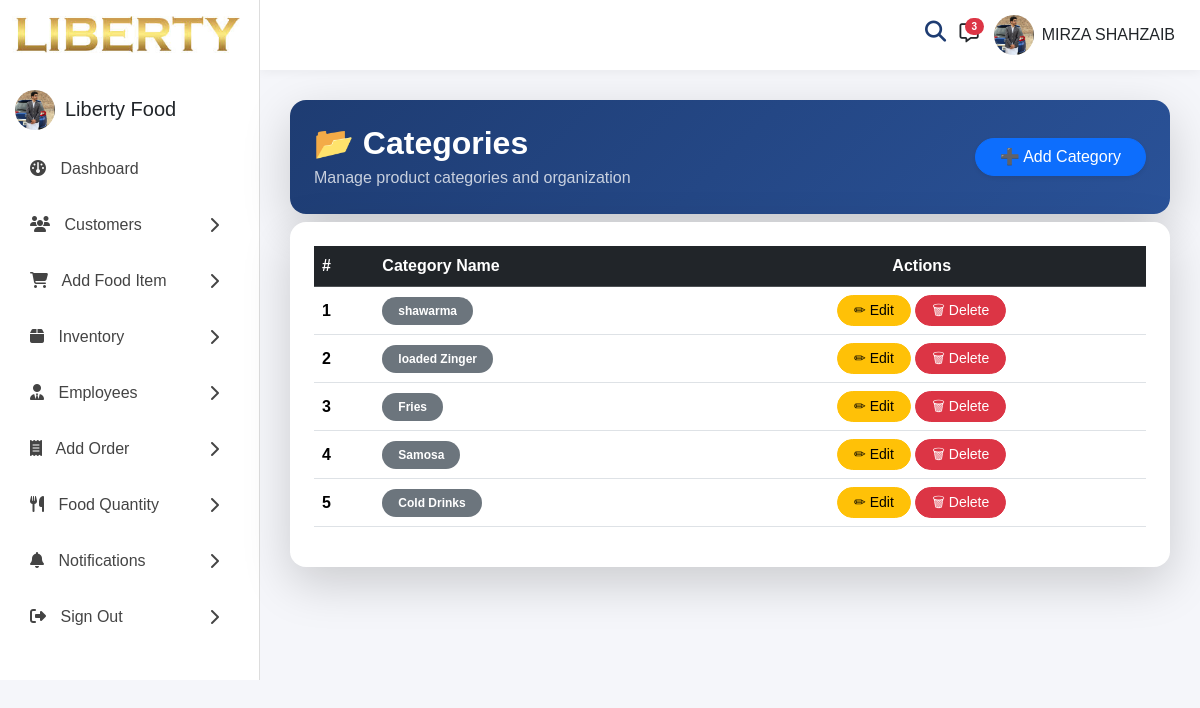
The page /categories/ (signed in) on the database its author committed.
### accounts/models.py (models this page shows, shortened)
class CustomUser(AbstractUser):
    ROLE_CHOICES = (
        ('admin', 'Admin'),
        ('manager', 'Manager'),
        ('employee', 'Employee'),
        ('customer', 'Customer'),
    )
    role = models.CharField(
        max_length=20,
        choices=ROLE_CHOICES,
        default='customer'
    )
    phone = models.CharField(
        max_length=15,
        blank=True,
        null=True
    )
    profile_image = models.ImageField(
        upload_to='profiles/',
        blank=True,
        null=True
    )

### core_app/models.py (models this page shows, shortened)
class Category(models.Model):
    name = models.CharField(max_length=200)
    image = models.ImageField(upload_to='categories/', null=True, blank=True)
    status = models.BooleanField(default=True)

### accounts/decoraters.py (the view)
    def wrapper(request, *args, **kwargs):
        if request.user.is_authenticated:
            if request.user.role in ['admin', 'manager']:
                return view_func(request, *args, **kwargs)
        return redirect('login')

### accounts/decoraters.py (called while the page is built)
def manager_required(view_func):
    def wrapper(request, *args, **kwargs):
        if request.user.is_authenticated:
            if request.user.role in ['admin', 'manager']:
                return view_func(request, *args, **kwargs)
        return redirect('login')
    return wrapper

### core_app/views.py (called while the page is built)
@manager_required
def category_list(request):
    return render(request, "category_list.html", {
        "categories": Category.objects.all()
    })

### templates/category_list.html
{% extends "base.html" %}
{% block content %}
<div class="card border-0 shadow-lg rounded-4 overflow-hidden">
    <div class="p-4 text-white"
        style="background: linear-gradient(135deg, #1e3c72, #2a5298);">
        <div class="d-flex justify-content-between align-items-center flex-wrap">
            <div>
                <h2 class="fw-bold mb-1">
                    📂 Categories
                </h2>
                <p class="mb-0 opacity-75">
                    Manage product categories and organization
                </p>
            </div>
                <div class="d-flex justify-content-between align-items-center ">
        <a href="{% url 'add_category' %}"
           class="btn btn-primary rounded-pill px-4 shadow-sm">
            ➕ Add Category
        </a>
    </div>
        </div>
    </div>
</div>
<div class="card border-0 shadow-lg rounded-4 p-4 mt-2">
    <div class="table-responsive">
        <table class="table table-hover align-middle">
            <thead class="table-dark">
                <tr>
                    <th>#</th>
                    <th>Category Name</th>
                    <th class="text-center">Actions</th>
                </tr>
            </thead>
            <tbody>
                {% for category in categories %}
                <tr>
                    <td class="fw-semibold">{{ forloop.counter }}</td>
                    <td>
                        <span class="badge bg-secondary px-3 py-2 rounded-pill">
                            {{ category.name }}
                        </span>
                    </td>
                    <td class="text-center">
                        <a href="{% url 'category_edit' category.id %}"
                           class="btn btn-sm btn-warning rounded-pill px-3">
                            ✏ Edit
                        </a>
                        <a href="{% url 'category_delete' category.id %}"
                           class="btn btn-sm btn-danger rounded-pill px-3"
                           onclick="return confirm('Are you sure to delete this?')">
                            🗑 Delete
                        </a>
                    </td>
                </tr>
                {% empty %}
                <tr>
                    <td colspan="3" class="text-center text-muted py-4">
                        No categories available.
                    </td>
                </tr>
                {% endfor %}
            </tbody>
        </table>
    </div>
</div>
{% endblock %}

### templates/base.html (shortened to what this page needs)
{% load static %}
<!DOCTYPE html>
<html lang="en">
<head>
  <link href="https://cdn.jsdelivr.net/npm/bootstrap@5.3.3/dist/css/bootstrap.min.css" rel="stylesheet">
  <link href="https://cdnjs.cloudflare.com/ajax/libs/font-awesome/6.5.1/css/all.min.css" rel="stylesheet">
</head>
<body>
  <div class="wrapper">
    <div class="sidebar">
      <div class="text-center ">
        <img src="{% static 'E:\Python\LIberty_FOOD_Stok_and_Employee\static\download (1).jfif' %}" alt="logo"
          style="height:90px;">
      </div>
      <div class="pro" style="display: flex; gap: 10px;">
      <div class="profile" style="margin-left: 15px;">
       {% if request.user.profile_image %}
        <img src="{{ request.user.profile_image.url }}" alt="">
        {% else %}
        <img src="{% static 'assets/images/faces/face1.jpg' %}" alt="">
        {% endif %}
      </div>
      <div style="margin-top: 7px;"><h5>Liberty Food</h5></div></div>
      <ul>
        <li>
          <a href="{% url 'home' %}">
            <span><i class="fas fa-gauge"></i> Dashboard</span>
          </a>
        </li>
        <li>
          <a href="{% url 'customer_list' %}">
            <span><i class="fas fa-users"></i> Customers</span>
            <i class="fas fa-chevron-right"></i>
          </a>
        </li>
        <li>
          <a href="{% url 'fooditem_add' %}">
            <span><i class="fas fa-cart-shopping"></i> Add Food Item</span>
            <i class="fas fa-chevron-right"></i>
          </a>
        </li>
        <li>
          <a href="{% url 'fooditem_list' %}">
            <span><i class="fas fa-box"></i> Inventory</span>
            <i class="fas fa-chevron-right"></i>
          </a>
        </li>
        <li>
          <a href="{% url 'employee_list' %}">
            <span><i class="fas fa-user-tie"></i> Employees</span>
            <i class="fas fa-chevron-right"></i>
          </a>
        </li>
        <li>
          <a href="{% url 'order_add' %}">
            <span><i class="fas fa-receipt"></i> Add Order</span>
            <i class="fas fa-chevron-right"></i>
          </a>
        </li>
        <li>
          <a href="{% url 'food_quantity' %}">
            <span><i class="fas fa-utensils"></i> Food Quantity</span>
            <i class="fas fa-chevron-right"></i>
          </a>
        </li>
        <li>
          <a href="#">
            <span><i class="fas fa-bell"></i> Notifications</span>
            <i class="fas fa-chevron-right"></i>
          </a>
        </li>
        <li>
          <a href="{% url 'logout' %}">
            <span><i class="fas fa-sign-out-alt"></i> Sign Out</span>
            <i class="fas fa-chevron-right"></i>
          </a>
        </li>
      </ul>
    </div>
    <div class="main">
      <div class="topbar" style="display: flex; justify-content: end; gap: 15px;">
        <div class="search-wrapper" style="display: flex; gap: 14px;">
          <i class="fa-solid fa-magnifying-glass" style="font-size: larger;" id="searchIcon"></i>
          <li class="nav-item dropdown">
            <a href="#" class="nav-link dropdown-toggle" data-bs-toggle="dropdown">
              <span class="badge bg-danger rounded-pill position-absolute"
                style="top:-5px; right:-5px; font-size:10px;">
                3
              </span>
            </a>
          </li>
        </div>
        <div class="dropdown">
          <a href="#" class="d-flex align-items-center text-decoration-none text-dark" data-bs-toggle="dropdown"
            aria-expanded="false">
            <div class="profile">
              {% if request.user.profile_image %}
              <img src="{{ request.user.profile_image.url }}" alt="">
              {% else %}
              <img src="{% static 'assets/images/faces/face1.jpg' %}" alt="">
              {% endif %}
            </div>
            <span class="ms-2">
              {{ request.user.get_full_name|default:request.user.username }}
            </span>
          </a>
        </div>
      </div>
      <div class="content">
        {% block content %}
        {% endblock %}
      </div>
    </div>
  </div>
</body>
</html>

### templates/base.html (style rules this page uses)
.search-wrapper li { list-style: none; }
* { margin: 0; padding: 0; box-sizing: border-box; }
body { background: #f5f6fa; font-family: Arial, sans-serif; }
.wrapper { display: flex; }
.sidebar { width: 260px; background: #fff; border-right: 1px solid #ddd; position: fixed; left: 0; top: 0; overflow-y: auto; }
.sidebar ul { list-style: none; padding: 15px; }
.sidebar ul li { margin-bottom: 8px; }
.sidebar ul li a { text-decoration: none; color: #444; display: flex; align-items: center; justify-content: space-between; padding: 12px 15px; border-radius: 8px; transition: .3s; }
.sidebar i { margin-right: 10px; }
.main { margin-left: 260px; width: 100%; }
.topbar { height: 70px; background: #fff; display: flex; justify-content: space-between; align-items: center; padding: 0 25px; box-shadow: 0 2px 10px rgba(0, 0, 0, .05); }
.profile { width: 40px; height: 40px; border-radius: 50%; overflow: hidden; }
.profile img { width: 100%; height: 100%; object-fit: cover; }
.content { padding: 30px; }
.search-wrapper { position: relative; }
.dropdown-toggle::after { display: none !important; }
.fa-magnifying-glass, .fa-message, i { cursor: pointer; transition: 0.3s; }
.fa-magnifying-glass, i:hover, .fa-message:hover { color: #1e3c72; transform: scale(1.1); }

### rows shown on the page
CustomUser: user.profile_image (picture), user.get_full_name "MIRZA SHAHZAIB"
Category: name "shawarma"
Category: name "loaded Zinger"
Category: name "Fries"
Category: name "Samosa"
Category: name "Cold Drinks"
